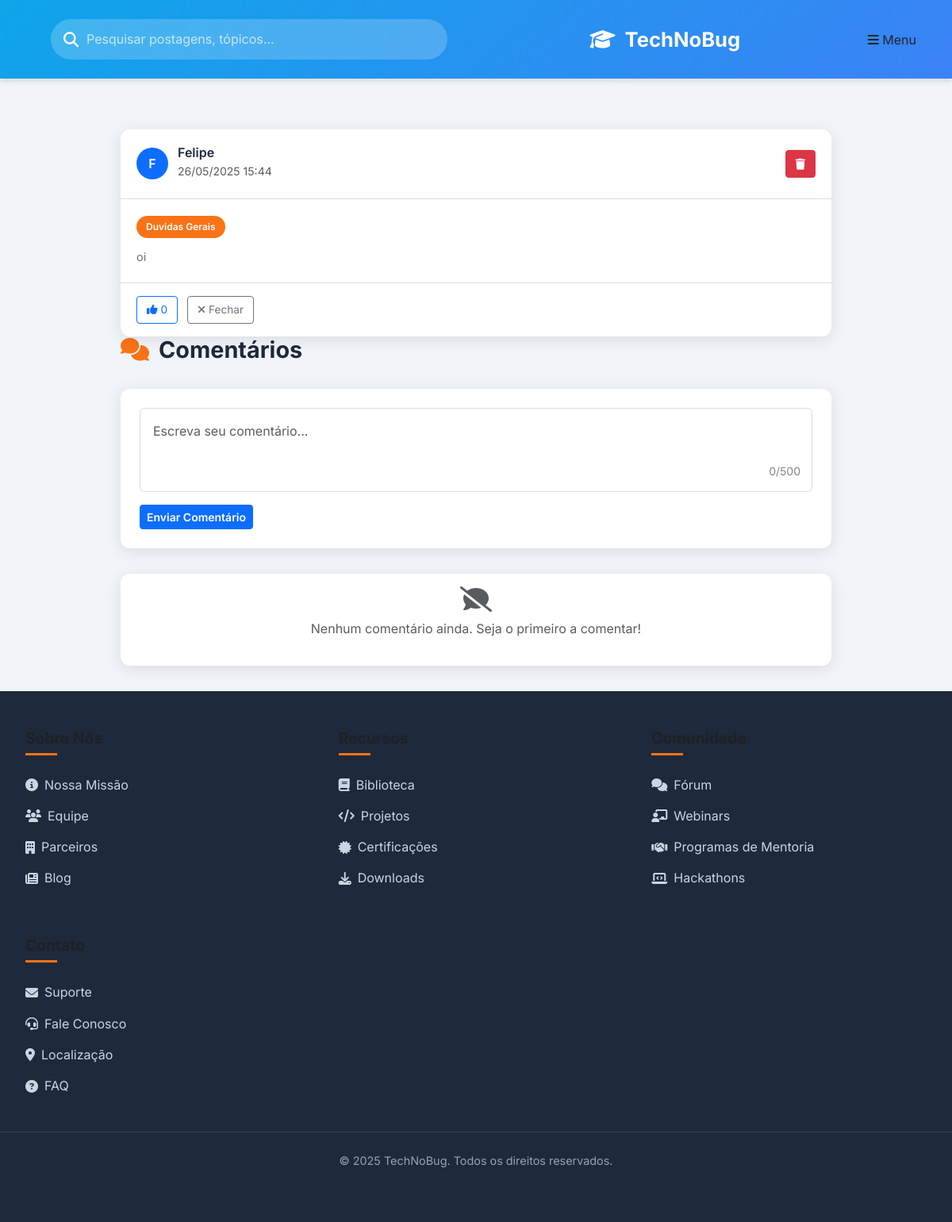
The app's page /post/2 (signed in), older data.
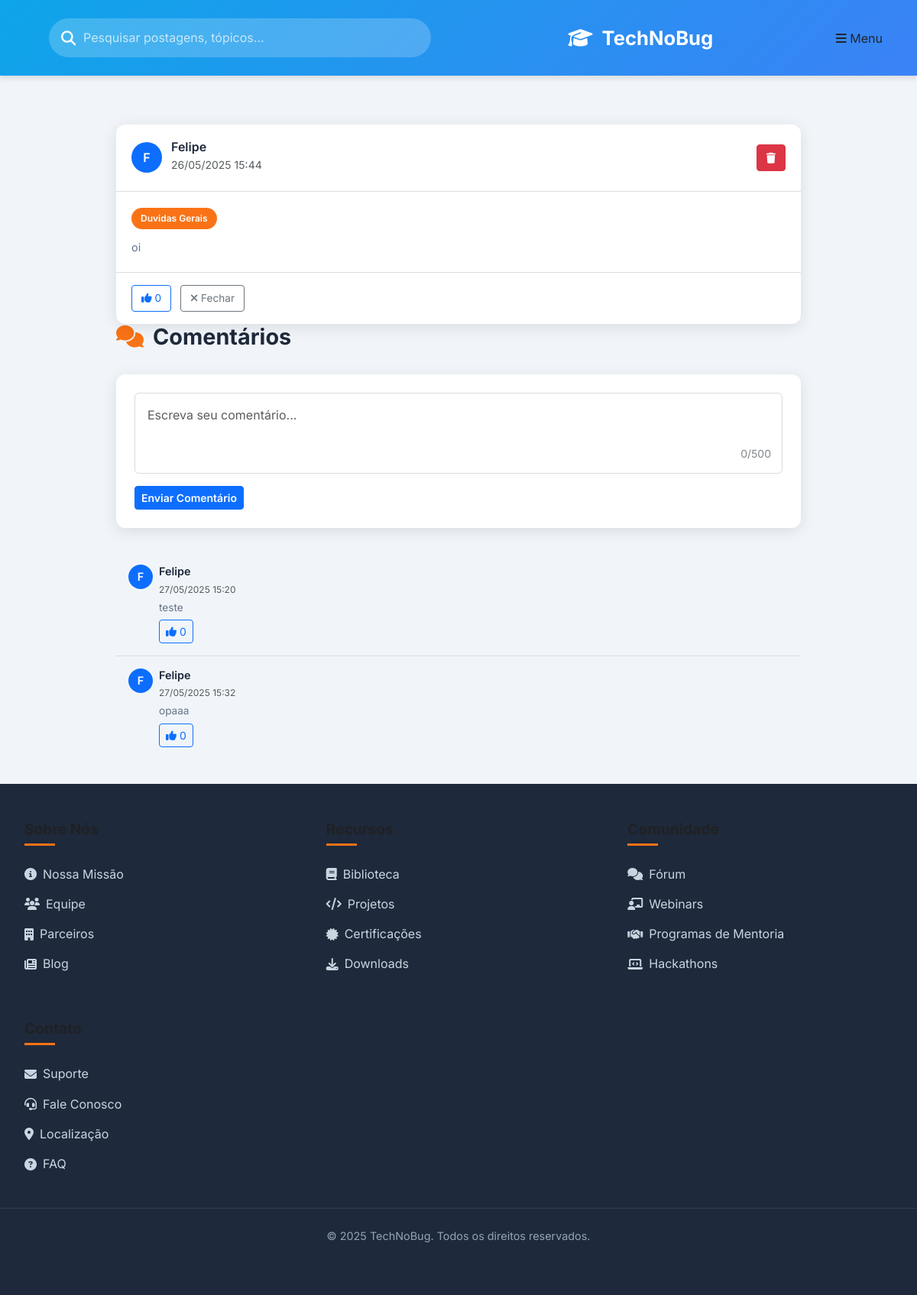
The same page, newer data.
### backend/models.py (models this page shows, shortened)
class User(db.Model):
    __tablename__ = 'users'
    id = db.Column(db.Integer, primary_key=True)
    username = db.Column(db.String(64), index=True, nullable=False)
    email = db.Column(db.String(120), index=True, unique=True, nullable=False)
    password = db.Column(db.String(128), nullable=True)  # Permitir nulo para autenticação Google
    created_at = db.Column(db.DateTime, default=lambda: datetime.now(BRASILIA_TZ))

class Post(db.Model):
    __tablename__ = 'posts'
    id = db.Column(db.Integer, primary_key=True)
    content = db.Column(db.Text, nullable=False)
    category = db.Column(db.String(50), nullable=False, default='Dúvidas Gerais')
    created_at = db.Column(db.DateTime, default=lambda: datetime.now(BRASILIA_TZ))
    user_id = db.Column(db.Integer, db.ForeignKey('users.id'), nullable=False)
    author = db.relationship('User', backref=db.backref('posts', lazy=True))

class Comment(db.Model):
    __tablename__ = 'comments'
    id = db.Column(db.Integer, primary_key=True)
    content = db.Column(db.Text, nullable=False)
    created_at = db.Column(db.DateTime, default=lambda: datetime.now(BRASILIA_TZ))
    user_id = db.Column(db.Integer, db.ForeignKey('users.id'), nullable=False)
    post_id = db.Column(db.Integer, db.ForeignKey('posts.id'), nullable=False)
    author = db.relationship('User', backref=db.backref('comments', lazy=True))
    post = db.relationship('Post', backref=db.backref('comments', lazy=True))

### app.py (the view)
@app.route('/post/<int:post_id>', methods=['GET'])
def post_comments(post_id):
    user_id = session.get('user_id')
    if not user_id:
        flash('Por favor, faça login para acessar esta página.', 'error')
        return redirect(url_for('registroelogin'))
    user = db.session.get(User, user_id)
    if not user:
        session.clear()
        flash('Sua sessão expirou ou o usuário não existe mais.', 'error')
        return redirect(url_for('registroelogin'))
    post = Post.query.options(db.joinedload(Post.comments).joinedload(Comment.author)).get_or_404(post_id)
    return render_template('post_comments.html', user=user, post=post)

### templates/post_comments.html (shortened to what this page needs)
<!DOCTYPE html>
<html lang="pt-BR">
<head>
    <link rel="stylesheet" href="https://cdnjs.cloudflare.com/ajax/libs/font-awesome/6.4.0/css/all.min.css">
    <link href="https://cdn.jsdelivr.net/npm/bootstrap@5.3.0/dist/css/bootstrap.min.css" rel="stylesheet">
    <link rel="stylesheet" href="{{ url_for('static', filename='css/post_comments.css') }}">
</head>
<body>
    <header class="app-header">
        <div class="header-content">
            <div class="search-bar">
                <i class="fas fa-search"></i>
                <input type="text" placeholder="Pesquisar postagens, tópicos...">
            </div>
            <div class="logo">
                <i class="fas fa-graduation-cap"></i>
                <span>TechNoBug</span>
            </div>
            <button class="btn menu-btn" type="button" data-bs-toggle="offcanvas" data-bs-target="#offcanvasMenu" aria-controls="offcanvasMenu">
                <i class="fas fa-bars"></i>
                <span>Menu</span>
            </button>
        </div>
    </header>
    <div class="container">
        <main class="main-content">
            <div class="post-card" data-post-id="{{ post.id }}" data-category="{{ post.category }}">
                <div class="post-header">
                    <div class="user-info">
                        <div class="avatar">
                            <div class="avatar-initials bg-primary text-white rounded-circle d-flex justify-content-center align-items-center">
                                {{ post.author.username[0]|upper }}
                            </div>
                        </div>
                        <div>
                            <h5 class="username">{{ post.author.username }}</h5>
                            <small class="text-muted">{{ post.created_at.strftime('%d/%m/%Y %H:%M') }}</small>
                        </div>
                    </div>
                    {% if post.user_id == user.id %}
                        <div class="post-actions">
                            <button class="btn btn-sm btn-danger delete-post" data-post-id="{{ post.id }}">
                                <i class="fas fa-trash"></i>
                            </button>
                        </div>
                    {% endif %}
                </div>
                <div class="post-content">
                    <div class="post-category-tag">{{ post.category }}</div>
                    <p>{{ post.content }}</p>
                </div>
                <div class="post-footer">
                    <button class="btn btn-sm btn-outline-primary like-btn" data-post-id="{{ post.id }}">
                        <i class="fas fa-thumbs-up"></i> <span class="like-count">0</span>
                    </button>
                    <a href="{{ url_for('telainicial') }}" class="btn btn-sm btn-outline-secondary close-comments">
                        <i class="fas fa-times"></i> Fechar
                    </a>
                </div>
            </div>
            <div class="section-header">
                <h2 class="section-title">
                    <i class="fas fa-comments"></i>
                    <span>Comentários</span>
                </h2>
            </div>
            <div class="post-creation-card">
                <form class="comment-form" data-post-id="{{ post.id }}">
                    <div class="mb-3 position-relative">
                        <textarea class="form-control" name="comment_content" rows="3" placeholder="Escreva seu comentário..." required></textarea>
                        <div class="char-counter">0/500</div>
                    </div>
                    <button type="submit" class="btn btn-sm btn-primary">Enviar Comentário</button>
                </form>
            </div>
            <div class="comments-list">
                {% if post.comments %}
                    {% for comment in post.comments %}
                        <div class="comment" data-comment-id="{{ comment.id }}">
                            <div class="d-flex">
                                <div class="avatar me-2">
                                    <div class="avatar-initials bg-primary text-white rounded-circle d-flex justify-content-center align-items-center">
                                        {{ comment.author.username[0]|upper }}
                                    </div>
                                </div>
                                <div>
                                    <h6 class="mb-0">{{ comment.author.username }}</h6>
                                    <small class="text-muted">{{ comment.created_at.strftime('%d/%m/%Y %H:%M') }}</small>
                                    <p class="mb-1">{{ comment.content }}</p>
                                    <button class="btn btn-sm btn-outline-primary comment-like-btn" data-comment-id="{{ comment.id }}">
                                        <i class="fas fa-thumbs-up"></i> <span class="like-count">0</span>
                                    </button>
                                </div>
                            </div>
                        </div>
                    {% endfor %}
                {% else %}
                    <div class="empty-state-card">
                        <div class="text-center py-3">
                            <i class="fas fa-comment-slash fa-2x mb-2 text-muted"></i>
                            <p class="text-muted">Nenhum comentário ainda. Seja o primeiro a comentar!</p>
                        </div>
                    </div>
                {% endif %}
            </div>
        </main>
    </div>
    <footer class="app-footer">
        <div class="footer-content">
            <div class="footer-column">
                <h3>Sobre Nós</h3>
                <ul class="footer-links">
                    <li><a href="#"><i class="fas fa-info-circle"></i> Nossa Missão</a></li>
                    <li><a href="#"><i class="fas fa-users"></i> Equipe</a></li>
                    <li><a href="#"><i class="fas fa-building"></i> Parceiros</a></li>
                    <li><a href="#"><i class="fas fa-newspaper"></i> Blog</a></li>
                </ul>
            </div>
            <div class="footer-column">
                <h3>Recursos</h3>
                <ul class="footer-links">
                    <li><a href="#"><i class="fas fa-book"></i> Biblioteca</a></li>
                    <li><a href="#"><i class="fas fa-code"></i> Projetos</a></li>
                    <li><a href="#"><i class="fas fa-certificate"></i> Certificações</a></li>
                    <li><a href="#"><i class="fas fa-download"></i> Downloads</a></li>
                </ul>
            </div>
            <div class="footer-column">
                <h3>Comunidade</h3>
                <ul class="footer-links">
                    <li><a href="#"><i class="fas fa-comments"></i> Fórum</a></li>
                    <li><a href="#"><i class="fas fa-chalkboard-teacher"></i> Webinars</a></li>
                    <li><a href="#"><i class="fas fa-handshake"></i> Programas de Mentoria</a></li>
                    <li><a href="#"><i class="fas fa-laptop-code"></i> Hackathons</a></li>
                </ul>
            </div>
            <div class="footer-column">
                <h3>Contato</h3>
                <ul class="footer-links">
                    <li><a href="#"><i class="fas fa-envelope"></i> Suporte</a></li>
                    <li><a href="#"><i class="fas fa-headset"></i> Fale Conosco</a></li>
                    <li><a href="#"><i class="fas fa-map-marker-alt"></i> Localização</a></li>
                    <li><a href="#"><i class="fas fa-question-circle"></i> FAQ</a></li>
                </ul>
            </div>
        </div>
        <div class="footer-bottom">
            <p>© 2025 TechNoBug. Todos os direitos reservados.</p>
        </div>
    </footer>
</body>
</html>

Row changes from the older to the newer data that the page shows:
added Comment: author "F", author.username "Felipe", created_at "27/05/2025 15:20", content "teste"
added Comment: author "F", author.username "Felipe", created_at "27/05/2025 15:32", content "opaaa"
Text that changed along with them:
text no longer shown: "Nenhum comentário ainda. Seja o primeiro a comentar!"
